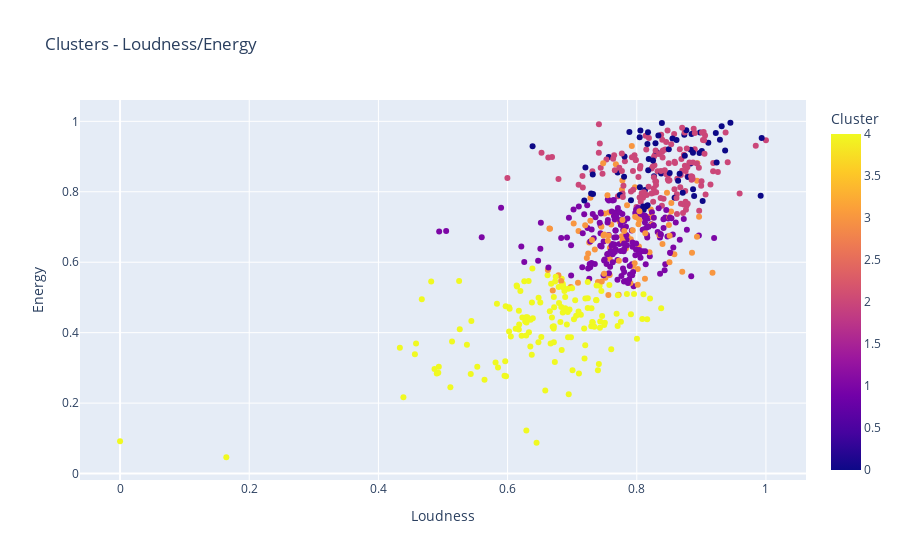
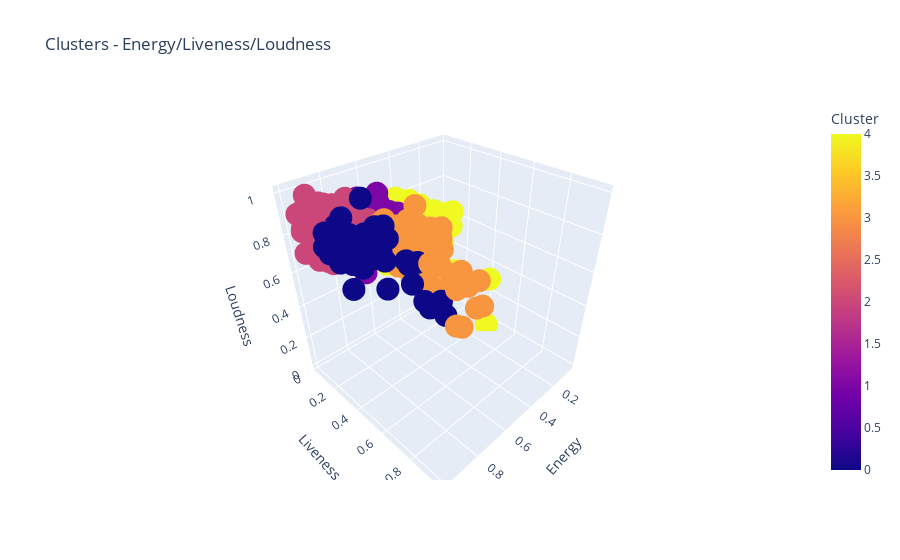

These figures' notebook cell, in order:
### Markdown cell above
## **Performing K-Means**

### Code cell
kmedoid = KMedoidsClustering(k, trainClusterDF, processed_train_data, 42)

### Figure 1 — Plotly figure (JSON) as saved in the notebook; plotly's stock layout.template omitted (floating-point values rounded to 4 significant figures; data arrays with more than 128 entries replaced by an {"elided": "..."} marker saying what was removed)
{"data": [{"customdata": {"elided": "610x2 str values"}, "hovertemplate": "Loudness=%{x}<br>Energy=%{y}<br>Name=%{customdata[0]}<br>Artist=%{customdata[1]}<br>Cluster=%{marker.color}<extra></extra>", "legendgroup": "", "marker": {"color": {"elided": "610 int values"}, "coloraxis": "coloraxis", "symbol": "circle"}, "mode": "markers", "name": "", "orientation": "v", "showlegend": false, "type": "scatter", "x": {"elided": "610 float values"}, "xaxis": "x", "y": {"elided": "610 float values"}, "yaxis": "y"}], "layout": {"coloraxis": {"colorbar": {"title": {"text": "Cluster"}}, "colorscale": [[0, "#0d0887"], [0.1111, "#46039f"], [0.2222, "#7201a8"], [0.3333, "#9c179e"], [0.4444, "#bd3786"], [0.5556, "#d8576b"], [0.6667, "#ed7953"], [0.7778, "#fb9f3a"], [0.8889, "#fdca26"], [1, "#f0f921"]]}, "legend": {"tracegroupgap": 0}, "title": {"text": "Clusters - Loudness/Energy"}, "xaxis": {"anchor": "y", "domain": [0, 1], "title": {"text": "Loudness"}}, "yaxis": {"anchor": "x", "domain": [0, 1], "title": {"text": "Energy"}}}}

### Figure 2 — Plotly figure (JSON) as saved in the notebook; plotly's stock layout.template omitted (floating-point values rounded to 4 significant figures; data arrays with more than 128 entries replaced by an {"elided": "..."} marker saying what was removed)
{"data": [{"customdata": {"elided": "610x2 str values"}, "hovertemplate": "Energy=%{x}<br>Liveness=%{y}<br>Loudness=%{z}<br>Name=%{customdata[0]}<br>Artist=%{customdata[1]}<br>Cluster=%{marker.color}<extra></extra>", "legendgroup": "", "marker": {"color": {"elided": "610 int values"}, "coloraxis": "coloraxis", "symbol": "circle"}, "mode": "markers", "name": "", "scene": "scene", "showlegend": false, "type": "scatter3d", "x": {"elided": "610 float values"}, "y": {"elided": "610 float values"}, "z": {"elided": "610 float values"}}], "layout": {"coloraxis": {"colorbar": {"title": {"text": "Cluster"}}, "colorscale": [[0, "#0d0887"], [0.1111, "#46039f"], [0.2222, "#7201a8"], [0.3333, "#9c179e"], [0.4444, "#bd3786"], [0.5556, "#d8576b"], [0.6667, "#ed7953"], [0.7778, "#fb9f3a"], [0.8889, "#fdca26"], [1, "#f0f921"]]}, "legend": {"tracegroupgap": 0}, "scene": {"domain": {"x": [0, 1], "y": [0, 1]}, "xaxis": {"title": {"text": "Energy"}}, "yaxis": {"title": {"text": "Liveness"}}, "zaxis": {"title": {"text": "Loudness"}}}, "title": {"text": "Clusters - Energy/Liveness/Loudness"}}}
